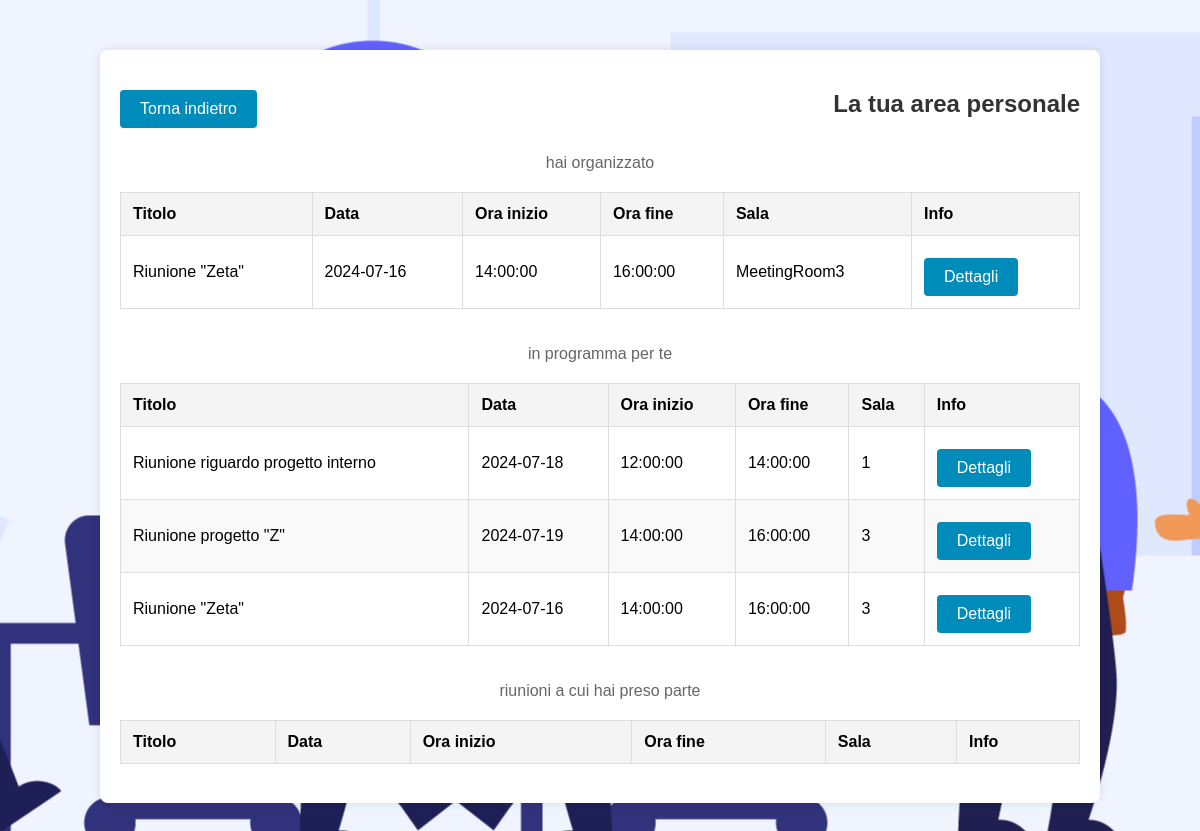
The page /WebApplication/pages/areaPersonale2.php (signed in) on the database its author committed.
### tables this page shows
CREATE TABLE `riunioni` (
  `codice` varchar(6) NOT NULL,
  `nome` varchar(45) NOT NULL,
  `descrizione` longtext NOT NULL,
  `data_riunione` date NOT NULL,
  `ora_inizio` time NOT NULL,
  `ora_fine` time NOT NULL,
  `cf_organizzatore` varchar(16) NOT NULL,
  `ID_sala` int(11) NOT NULL
);

CREATE TABLE `sale_riunioni` (
  `idSala` int(11) NOT NULL,
  `capienza` int(11) NOT NULL,
  `nome_sala` varchar(100) NOT NULL
);

### WebApplication/pages/areaPersonale2.php (the view, shortened to what this page needs)
<!DOCTYPE html>
<html lang="it">
<head>
    <link rel="stylesheet" type="text/css" href="css/riunioni_css.css">
    <?php
        $mysql_host = 'localhost';
        $mysql_username = 'root';
        $mysql_password = '';
        $conn = mysqli_connect($mysql_host, $mysql_username, $mysql_password);
        $query = "SELECT riunioni.codice, riunioni.nome, riunioni.data_riunione, riunioni.ora_inizio, riunioni.ora_fine, sale_riunioni.nome_sala FROM riunioni JOIN sale_riunioni ON riunioni.ID_sala = sale_riunioni.idSala WHERE riunioni.cf_organizzatore = '".$_SESSION["user_CF"]."' ORDER BY riunioni.data_riunione, riunioni.ora_inizio";
        $tab = mysqli_query($conn, $query);
        $query2 = "SELECT r.codice, r.nome AS nome_riunione, r.descrizione, r.data_riunione, r.ora_inizio, r.ora_fine, r.ID_sala FROM Riunioni r JOIN Partecipazioni p ON r.codice = p.codice_riunione WHERE p.cf_dipendente = '".$_SESSION["user_CF"]."' ";
        $tab2 = mysqli_query($conn, $query2);
    ?>
</head>
<body>
    <div class="container">
        <div class="header-container">
        <button class="app-button back-button" onclick="location.href='index.php'"> Torna indietro </button>
            <h2 align="center"> La tua area personale </h2>
        </div>
        <p align="center"> hai organizzato </p>
        <div class="table-container">
            <table>
                <thead>
                    <tr>
                        <th>Titolo</th>
                        <th>Data</th>
                        <th>Ora inizio</th>
                        <th>Ora fine</th>
                        <th>Sala</th>
                        <th> Info </th>
                    </tr>
                </thead>
                <tbody>
                        <?php while($row = mysqli_fetch_array($tab)){ ?>
                            <tr>
                                <?php
                                 $today_date = date("Y-m-d");
                                 if( $today_date < $row["data_riunione"] ){
                                ?>
                                <td><?php echo htmlspecialchars($row['nome']); ?></td>
                                <td><?php echo htmlspecialchars($row['data_riunione']); ?></td>
                                <td><?php echo htmlspecialchars($row['ora_inizio']); ?></td>
                                <td><?php echo htmlspecialchars($row['ora_fine']); ?></td>
                                <td><?php echo nl2br(htmlspecialchars($row['nome_sala'])); ?></td>
                                <td>
                                        <form class="button-container" action="dettagliRiunione.php" method="POST">
                                            <input type="submit" class="app-button" value="Dettagli">
                                        </form>
                                <?php } ?>
                            </tr>
                        <?php } ?>
                </tbody>
            </table>
        </div>
        <p align="center"> in programma per te </p>
        <div class="table-container">
            <table>
                <thead>
                    <tr>
                        <th>Titolo</th>
                        <th>Data</th>
                        <th>Ora inizio</th>
                        <th>Ora fine</th>
                        <th>Sala</th>
                        <th> Info </th>
                    </tr>
                </thead>
                <tbody>
                        <?php while($row2 = mysqli_fetch_array($tab2)){ ?>
                            <tr>
                                <?php
                                    if( $today_date < $row2["data_riunione"] ){
                                ?>
                                    <td><?php echo htmlspecialchars($row2['nome_riunione']); ?></td>
                                    <td><?php echo htmlspecialchars($row2['data_riunione']); ?></td>
                                    <td><?php echo htmlspecialchars($row2['ora_inizio']); ?></td>
                                    <td><?php echo htmlspecialchars($row2['ora_fine']); ?></td>
                                    <td><?php echo nl2br(htmlspecialchars($row2['ID_sala'])); ?></td>
                                    <td>  <form class="button-container" action="dettagliRiunione.php" method="POST">
                                            <input type="submit" class="app-button" value="Dettagli">
                                        </form>
                                <?php } ?>
                            </tr>
                        <?php } ?>
                </tbody>
            </table>
        </div>
        <p align="center"> riunioni a cui hai preso parte </p>
        <div class="table-container">
            <table>
                <thead>
                    <tr>
                        <th>Titolo</th>
                        <th>Data</th>
                        <th>Ora inizio</th>
                        <th>Ora fine</th>
                        <th>Sala</th>
                        <th>Info</th>
                    </tr>
                </thead>
            </table>
        </div>
    </div>
</body>
</html>

### WebApplication/css/riunioni_css.css (style rules this page uses)
body { font-family: Arial, sans-serif; background: url("../img/sfondo3.png") no-repeat center center fixed; margin: 0; padding: 0; }
.container { width: 80%; margin: 50px auto; padding: 20px; background-color: #fff; box-shadow: 0 0 10px rgba(0, 0, 0, 0.1); border-radius: 8px; }
.header-container { display: flex; align-items: center; justify-content: space-between; }
h2 { text-align: center; color: #333; }
p { text-align: center; color: #666; }
.app-button { display: inline-block; padding: 10px 20px; font-size: 16px; color: #fff; background-color: #008CBA; border: none; border-radius: 4px; cursor: pointer; text-align: center; margin-top: 10px; text-decoration: none; }
.back-button { margin-right: 20px; }
.table-container { margin-top: 20px; overflow-x: auto; }
table { width: 100%; border-collapse: collapse; margin-bottom: 20px; }
table th, table td { padding: 12px; border: 1px solid #ddd; text-align: left; }
table th { background-color: #f4f4f4; font-weight: bold; }
table tbody tr:nth-child(even) { background-color: #f9f9f9; }

### rows shown on the page
riunioni: nome "Riunione \"Zeta\"", data_riunione "2024-07-16", ora_inizio "14:00:00", ora_fine "16:00:00", ID_sala.nome_sala "MeetingRoom3", ID_sala "3"
riunioni: nome "Riunione riguardo progetto interno", data_riunione "2024-07-18", ora_inizio "12:00:00", ora_fine "14:00:00", ID_sala "1"
riunioni: nome "Riunione progetto \"Z\"", data_riunione "2024-07-19", ora_inizio "14:00:00", ora_fine "16:00:00", ID_sala "3"
